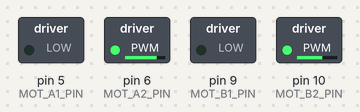
A sketch run on a simulated Arduino Uno, built with avr-gcc and run on an emulated ATmega328P. On the bench: switched loads named in the sketch (green lamp = pin HIGH). What the sketch prints to the serial monitor is not drawn.

Above: at 0.1 s.
Timing chart, 0 to 1.6 s (numbered marks = the images above):
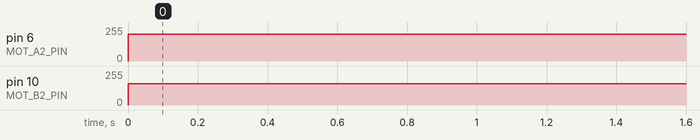

Measured:
- by itself, pin 6 (MOT_A2_PIN): 0/255 → 200/255 at 0.00 s
- by itself, pin 10 (MOT_B2_PIN): 0/255 → 160/255 at 0.00 s

The sketch:

open-loop-motor-control.ino
```cpp
/* Light following control of two Bi-directional Motors */

#define MOT_A1_PIN 5
#define MOT_A2_PIN 6
#define MOT_B1_PIN 9
#define MOT_B2_PIN 10
#define UART 9600
/* variables for the speed of motors */
int leftServoSpeed = 200;
int rightServoSpeed = 160;


void setup(void)
{

  pinMode(MOT_A1_PIN, OUTPUT);
  pinMode(MOT_A2_PIN, OUTPUT);
  pinMode(MOT_B1_PIN, OUTPUT);
  pinMode(MOT_B2_PIN, OUTPUT);

  digitalWrite(MOT_A1_PIN, LOW);
  digitalWrite(MOT_A2_PIN, LOW);
  digitalWrite(MOT_B1_PIN, LOW);
  digitalWrite(MOT_B2_PIN, LOW);

  Serial.begin(UART);
}

/// \param pwm
/// \param IN1_PIN
/// \param IN2_PIN
void set_motor_pwm(int pwm, int IN1_PIN, int IN2_PIN)
{

  if (pwm < 0) {
    analogWrite(IN1_PIN, -pwm);
    digitalWrite(IN2_PIN, LOW);

  } else {
    digitalWrite(IN1_PIN, LOW);
    analogWrite(IN2_PIN, pwm);
  }
}

/// \param pwm_A  motor A PWM, -255 to 255
/// \param pwm_B  motor B PWM, -255 to 255
void set_motor_currents(int pwm_A, int pwm_B)
{
  set_motor_pwm(pwm_A, MOT_A1_PIN, MOT_A2_PIN);
  set_motor_pwm(pwm_B, MOT_B1_PIN, MOT_B2_PIN);

  Serial.print("Set motor A PWM = ");
  Serial.print(pwm_A);
  Serial.print(" motor B PWM = ");
  Serial.println(pwm_B);
}

/// \param pwm_A  motor A PWM, -255 to 255
/// \param pwm_B  motor B PWM, -255 to 255
/// \param duration delay in milliseconds
void spin_and_wait(int pwm_A, int pwm_B, int duration)
{
  set_motor_currents(pwm_A, pwm_B);
  delay(duration);
}

void loop()
{
  spin_and_wait(leftServoSpeed,rightServoSpeed,500);
}
```
